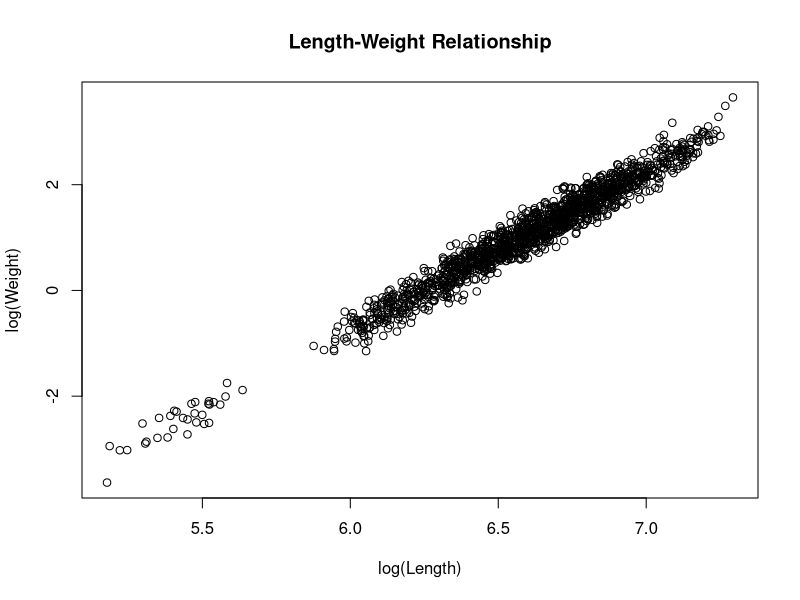
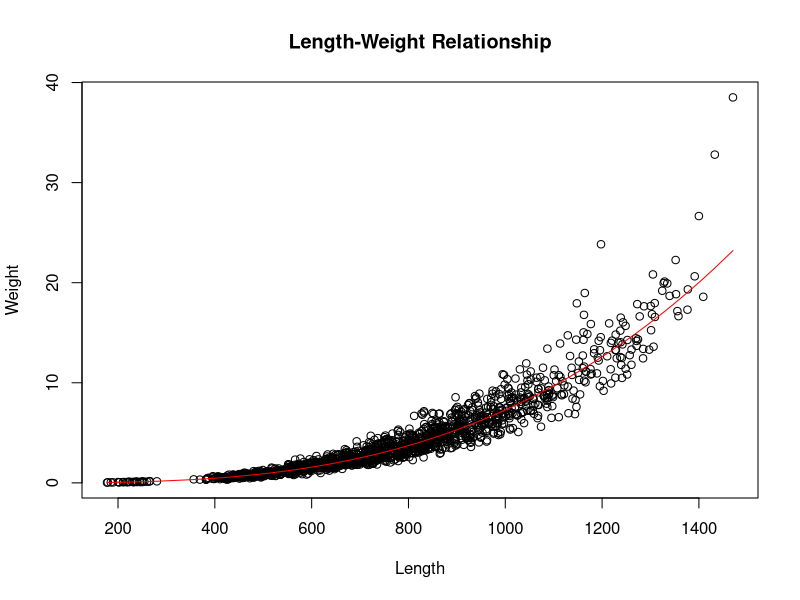
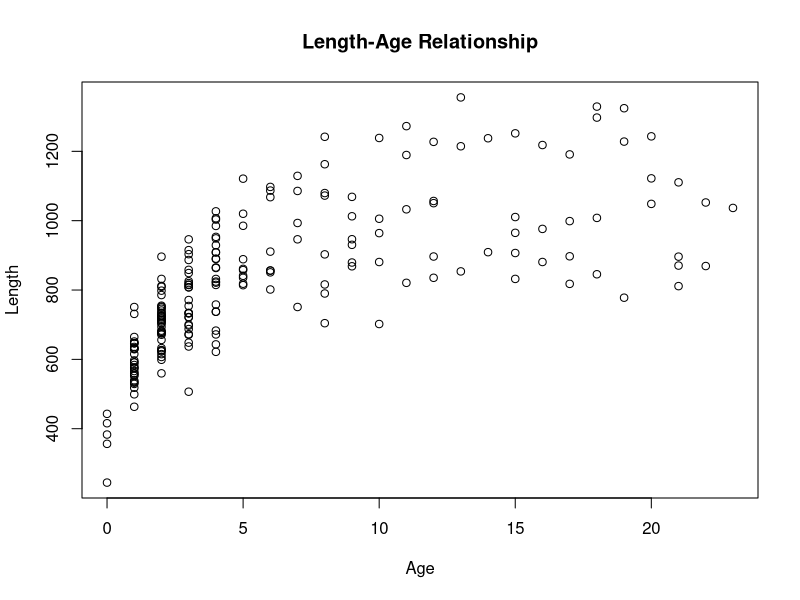
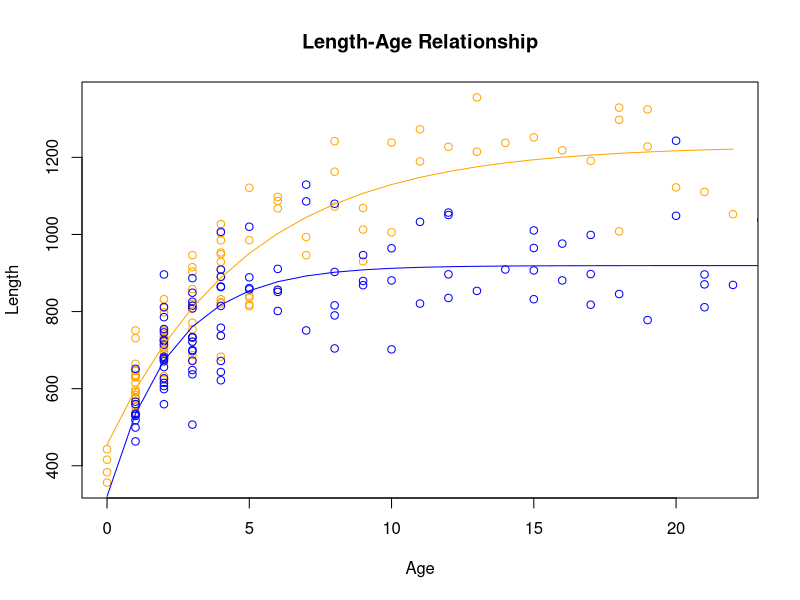
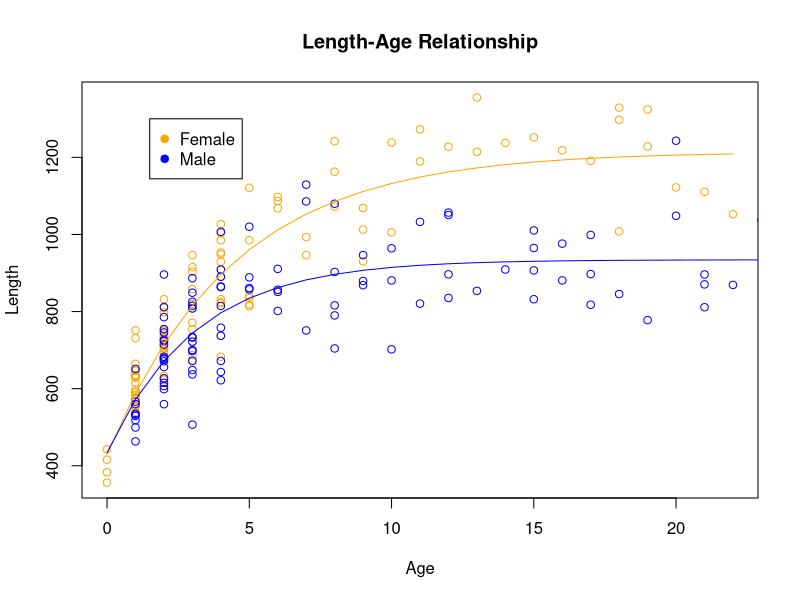

Here is the R script that generated these plots, in order:
## ---- chunk 1
setwd("/workspaces/schooling/population_dynamics/final/") 
data <- read.table("data/King_Mackerel_sim-1.csv", header=T, sep=",") 
data$Age <- as.numeric(data$Age)
head(data)
## ---- chunk 2
data$lTL <- log(data$TL)
data$lWt <- log(data$Wt)
## ---- chunk 3
plot(
    data$lTL, 
    data$lWt, 
    xlab="log(Length)", 
    ylab="log(Weight)", 
    main="Length-Weight Relationship"
)
## ---- chunk 4
(fit <- lm(lWt ~ lTL, data=data))
## ---- chunk 5
a <- exp(coef(fit)[1])
b <- coef(fit)[2]
c(a, b)
## ---- chunk 6
data$predWt <- a * data$TL^b
plot(
    data$TL, 
    data$Wt, 
    xlab="Length", 
    ylab="Weight", 
    main="Length-Weight Relationship"
)
lines(data$TL[order(data$TL)], data$predWt[order(data$TL)], col="red")
## ---- chunk 7
filtered_data <- na.omit(data)
head(filtered_data)
## ---- chunk 8
plot(
    filtered_data$Age, 
    filtered_data$TL, 
    xlab="Age", 
    ylab="Length", 
    main="Length-Age Relationship"
)
## ---- chunk 9
predict_length <- function(yearsold, Linf, vbk, tknot) {
  pred_tl <- Linf * (1 - exp(-vbk * (yearsold - tknot)))
  return(pred_tl)
}

get_likelihood <- function(yearsold, tl, Linf, vbk, tknot, sig) {
  pred_tl <- predict_length(yearsold, Linf, vbk, tknot)
  NLL <- -1 * sum(dnorm(tl, pred_tl, sig, log=T), na.rm=T)
  return(NLL)
}
## ---- chunk 10
map_columns <- function(v, cols) {
    c <- rep(0, 8)
    i <- 0
    for (col in cols) {
        i <- i + 1
        if (endsWith(col, 'Linf')) {
            j <- 1
        } else if (endsWith(col, 'vbk')) {
            j <- 3
        } else if (endsWith(col, 'tknot')) {
            j <- 5
        } else {
            j <- 7
        }

        if (startsWith(col, 'f_')) {
            c[j] <- v[i]
        } else if (startsWith(col, 'm_')) {
            c[j+1] <- v[i]
        } else {
            c[j] <- v[i]
            c[j+1] <- v[i]
        }
    }
    return(c)
}

map_columns(c(1, 3, 2, 3, 4), c('m_Linf', 'f_Linf', 'vbk', 'tknot', 'sig'))
## ---- chunk 11
male_data <- filtered_data[filtered_data$Sex == 'M',]
female_data <- filtered_data[filtered_data$Sex == 'F',]
## ---- chunk 12
do_likelihood_fit <- function(v, cols, runs) {
  objective <- function(v) {
    c <- map_columns(v, cols)

    f_Linf <- exp(c[1])
    f_vbk <- c[3]
    f_tknot <- c[5]
    f_sig <- exp(c[7])

    m_Linf <- exp(c[2])
    m_vbk <- c[4]
    m_tknot <- c[6]
    m_sig <- exp(c[8])

    f_NLL <- get_likelihood(female_data$Age, female_data$TL, f_Linf, f_vbk, f_tknot, f_sig)
    m_NLL <- get_likelihood(male_data$Age, male_data$TL, m_Linf, m_vbk, m_tknot, m_sig)

    NLL <- f_NLL + m_NLL
    return(NLL)
  }

  for (i in 1:runs) {
    fit <- optim(v, objective, hessian=T)
    v <- fit$par
  }
  return(fit)
}

summarize_aic <- function(fit, cols) {
  dof <- length(cols)
  nll <- fit$value
  aic <- 2*nll + 2*dof
  row <- c(paste(cols, collapse=','), dof, nll, aic)
  return(row)
}
## ---- chunk 13
v <- c(
  6.7, 0.2, -1.5,  3.7,
  6.9,  0.2, -1.2,  4.1
) 
cols <- c(
  'f_Linf', 'f_vbk', 'f_tknot', 'f_sig',
  'm_Linf', 'm_vbk', 'm_tknot', 'm_sig'
)
(fit <- do_likelihood_fit(v, cols, 25))
(all_free <- summarize_aic(fit, cols))
## ---- chunk 14
plot(
    female_data$Age, 
    female_data$TL, 
    xlab="Age", 
    ylab="Length", 
    main="Length-Age Relationship",
    col="orange"
)
points(
    male_data$Age, 
    male_data$TL, 
    xlab="Age", 
    ylab="Length", 
    col="blue"
)
lines(
    female_data$Age[order(female_data$Age)], 
    predict_length(
        female_data$Age[order(female_data$Age)], 
        exp(fit$par[1]), 
        fit$par[2], 
        fit$par[3]
    ), 
    col="orange"
)
lines(
    male_data$Age[order(male_data$Age)], 
    predict_length(
        male_data$Age[order(male_data$Age)], 
        exp(fit$par[5]), 
        fit$par[6], 
        fit$par[7]
    ), 
    col="blue"
)
## ---- chunk 15
v <- c(
  6.7, 0.2, -1.5,  3.7,
  0.2, -1.2,  4.1
) 
cols <- c(
  'Linf', 'f_vbk', 'f_tknot', 'f_sig',
  'm_vbk', 'm_tknot', 'm_sig'
)
(fit <- do_likelihood_fit(v, cols, 25))
(Linf_shared <- summarize_aic(fit, cols))
## ---- chunk 16
v <- c(
  6.7, 0.2, -1.5,  3.7,
  6.9,  -1.2,  4.1
) 
cols <- c(
  'f_Linf', 'vbk', 'f_tknot', 'f_sig',
  'm_Linf', 'm_tknot', 'm_sig'
)
(fit <- do_likelihood_fit(v, cols, 25))
(vbk_shared <- summarize_aic(fit, cols))
## ---- chunk 17
v <- c(
  6.7, 0.2, -1.5,  3.7,
  6.9,  0.2, 4.1
) 
cols <- c(
  'f_Linf', 'f_vbk', 'tknot', 'f_sig',
  'm_Linf', 'm_vbk', 'm_sig'
)
(fit <- do_likelihood_fit(v, cols, 25))
(tknot_shared <- summarize_aic(fit, cols))
## ---- chunk 18
v <- c(
  6.7, 0.2, -1.5,  3.7,
  6.9,  0.2, -1.2
) 
cols <- c(
  'f_Linf', 'f_vbk', 'f_tknot', 'sig',
  'm_Linf', 'm_vbk', 'm_tknot'
)
(fit <- do_likelihood_fit(v, cols, 25))
(sig_shared <- summarize_aic(fit, cols))
## ---- chunk 19
v <- c(
  6.7, 0.2, -1.5,  3.7
) 
cols <- c(
  'Linf', 'vbk', 'tknot', 'sig'
)
(fit <- do_likelihood_fit(v, cols, 25))
(all_shared <- summarize_aic(fit, cols))
## ---- chunk 20
v <- c(
  6.7, 0.2, -1.5,  3.7,
  6.9,  0.2
) 
cols <- c(
  'f_Linf', 'f_vbk', 'tknot', 'sig',
  'm_Linf', 'm_vbk'
)
(fit <- do_likelihood_fit(v, cols, 25))
(sig_and_tknot_shared <- summarize_aic(fit, cols))
## ---- chunk 21
aic_table <- data.frame(rbind(
    all_free,
    all_shared,
    Linf_shared,
    vbk_shared,
    tknot_shared,
    sig_shared,
    sig_and_tknot_shared
))
colnames(aic_table) <- c('cols', 'dof', 'nll', 'aic')

aic_table$aic <- as.numeric(aic_table$aic)
aic_table$delta <- aic_table$aic - min(aic_table$aic)
(aic_table <- aic_table[order(aic_table$delta),])
## ---- chunk 22
v <- c(
  6.7, 0.2, -1.5,  3.7,
  6.9,  0.2
) 
cols <- c(
  'f_Linf', 'f_vbk', 'tknot', 'sig',
  'm_Linf', 'm_vbk'
)
(fit <- do_likelihood_fit(v, cols, 25))
(sig_and_tknot_shared <- summarize_aic(fit, cols))
## ---- chunk 23
stderr <- sqrt(diag(solve(fit$hessian)))
stderr

ALPHA <- 0.05
P_L95 <- (fit$par - qnorm(1-(ALPHA/2)) * stderr)
P_MEAN <- fit$par
P_U95 <- (fit$par + qnorm(1-(ALPHA/2)) * stderr)
P_U95[1] <- exp(P_U95[1])
P_MEAN[1] <- exp(P_MEAN[1])
P_L95[1] <- exp(P_L95[1])
P_U95[4] <- exp(P_U95[4])
P_MEAN[4] <- exp(P_MEAN[4])
P_L95[4] <- exp(P_L95[4])
P_U95[5] <- exp(P_U95[5])
P_MEAN[5] <- exp(P_MEAN[5])
P_L95[5] <- exp(P_L95[5])
## ---- chunk 24
tab <- rbind(P_L95, P_MEAN, P_U95)
colnames(tab) <- c('f_Linf', 'f_K', 't0', 'sigma', 'm_Linf', 'm_K')
tab
## ---- chunk 25
plot(
    female_data$Age, 
    female_data$TL, 
    xlab="Age", 
    ylab="Length", 
    main="Length-Age Relationship",
    col="orange"
)
points(
    male_data$Age, 
    male_data$TL, 
    xlab="Age", 
    ylab="Length", 
    col="blue"
)
lines(
    female_data$Age[order(female_data$Age)], 
    predict_length(
        female_data$Age[order(female_data$Age)], 
        exp(fit$par[1]), 
        fit$par[2], 
        fit$par[3]
    ), 
    col="orange"
)
lines(
    male_data$Age[order(male_data$Age)], 
    predict_length(
        male_data$Age[order(male_data$Age)], 
        exp(fit$par[5]), 
        fit$par[6], 
        fit$par[3]
    ), 
    col="blue"
)
legend(x=1.5, y=1300, pch=19, legend=c("Female", "Male"), col=c("orange", "blue"))
